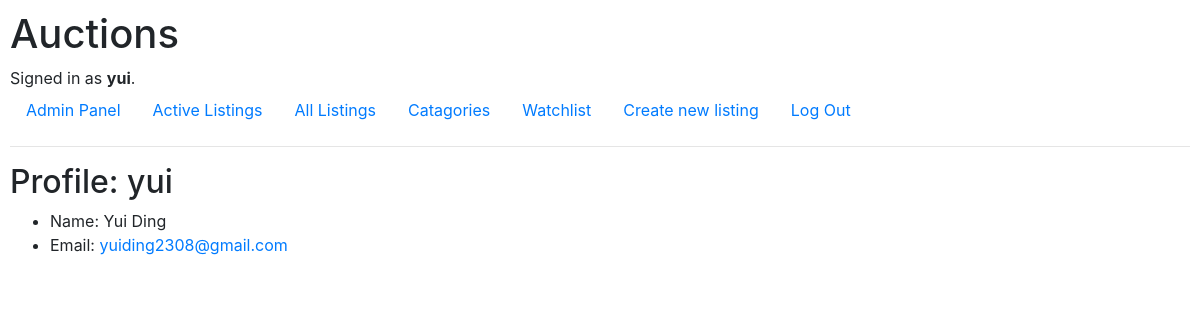
The app's page /profile/1 with its own data.
### auctions/models.py (models this page shows)
class User(AbstractUser):
    watchlist = models.ManyToManyField('Listing', blank=True, related_name="watchlist")

### auctions/views.py (the view)
# urls.py: path("profile/<int:user_id>", views.profile, name="profile"),
def profile(request, user_id):
    try:
        user = User.objects.get(pk=user_id)
    except User.DoesNotExist:
        user = None
    if user:
        return render(request, "auctions/profile.html", {
            "user": user,
        })
    else:
        return render(request, "auctions/index.html", {
            "error": "Invalid User."
        })

### auctions/templates/auctions/profile.html
{% extends "auctions/layout.html" %}
{% block body %}
    <h2>Profile: {{user}} </h2>
    <ul>
        <li>Name: {{user.first_name}} {{user.last_name}} </li>
        <li>Email: <a href="mailto: {{user.email}} ">{{user.email}}</a></li>
    </ul>
{% endblock %}

### auctions/templates/auctions/layout.html (shortened to what this page needs)
{% load static %}
<!DOCTYPE html>
<html lang="en">
    <head>
        <link rel="stylesheet" href="https://stackpath.bootstrapcdn.com/bootstrap/4.4.1/css/bootstrap.min.css">
        <link href="{% static 'auctions/styles.css' %}" rel="stylesheet">
    </head>
    <body>
        <h1>Auctions</h1>
        <div>
            {% if user.is_authenticated %}
                Signed in as <strong>{{ user.username }}</strong>.
            {% else %}
                Not signed in.
            {% endif %}
        </div>
        <ul class="nav">
            {% if user.is_superuser %}
                <li class="nav-link">
                    <a href="{% url 'admin:index' %}"> Admin Panel</a>
                </li>
            {% endif %}
                <li class="nav-item">
                    <a class="nav-link" href="{% url 'auctions:index' %}">Active Listings</a>
                </li>
                <li class="nav-item">
                    <a class="nav-link" href="{% url 'auctions:all' %}">All Listings</a>
                </li>
                <li class="nav-item">
                    <a class="nav-link" href="{% url 'auctions:catagories' 0 %} ">Catagories</a>
                </li>
            {% if user.is_authenticated %}
                <li class="nav-link">
                    <a href="{% url 'auctions:watchlist'%} ">Watchlist</a>
                </li>
                <li class="nav-item">
                    <a class="nav-link" href="{% url 'auctions:create' %} ">Create new listing</a>
                </li>
                <li class="nav-item">
                    <a class="nav-link" href="{% url 'auctions:logout' %}">Log Out</a>
                </li>
            {% endif %}
        </ul>
        <hr>
        {% block body %}
        {% endblock %}
    </body>
</html>

### auctions/static/auctions/styles.css (style rules this page uses)
body { padding: 10px; }

### records on screen
User: username "yui", first_name "Yui", last_name "Ding", email "yuiding2308@gmail.com"
